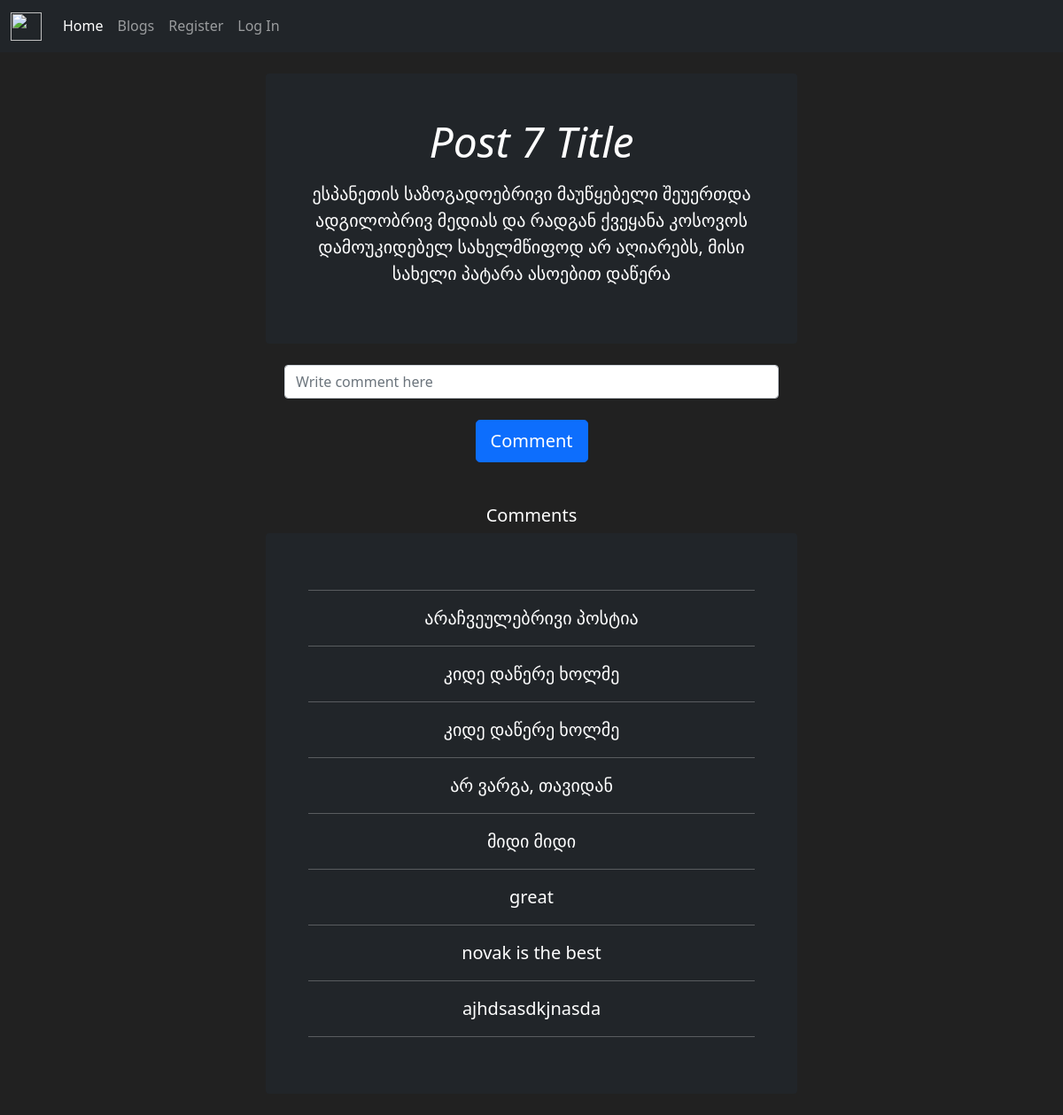
/blogs/7, run on the app's committed database.
### blog/models.py (models this page shows, shortened)
class Post(db.Model):
    id = db.Column(db.Integer(), primary_key=True)
    title = db.Column(db.String(length=100), nullable=False)
    post = db.Column(db.String(length=1000), nullable=False)
    rating = db.Column(db.Float(), nullable=False, default=0.0)
    date = db.Column(db.DateTime(), nullable=False, default=datetime.utcnow)
    owner = db.Column(db.Integer(), db.ForeignKey('user.id'))
    comments = db.relationship('Comment', backref='owned_post', lazy=True)

class Comment(db.Model):
    id = db.Column(db.Integer(), primary_key=True)
    comment = db.Column(db.String(length=1000), nullable=False)
    like = db.Column(db.Integer(), nullable=False, default=0)
    date = db.Column(db.DateTime(), nullable=False, default=datetime.utcnow)
    owner_user = db.Column(db.Integer(), db.ForeignKey('user.id'))
    owner_post = db.Column(db.Integer(), db.ForeignKey('post.id'))

### blog/routes.py (the view)
@app.route('/blogs/<int:id>', methods=['GET', 'POST'])
def individual_blog(id):
    form = CommentForm()
    blog = Post.query.filter_by(id=id).first()
    comments = Comment.query.filter_by(owner_post=id).all()
    if form.validate_on_submit():
        new_comment = Comment(comment=form.comment.data)
        db.session.add(new_comment)
        db.session.commit()
        new_comment.set_comment_owner(id)
        return redirect(f"/blogs/{id}")
    return render_template('individual_blog.html', blog=blog, comments=comments, form=form)

### blog/forms.py
class CommentForm(FlaskForm):
    comment = StringField(label='Write comment here', validators=[DataRequired()])
    submit = SubmitField(label='Comment')

### blog/templates/individual_blog.html (shortened to what this page needs)
{% extends "base.html" %}
{% block content %}
<br>
<div class="p-4 p-md-5 mb-4 text-white rounded bg-dark" id="blog-id">
    <div class="col-md-12 px-0">
      <h1 class="display-5 fst-italic">{{blog.title}}</h1>
      <p class="lead my-3">{{blog.post}}</p>
    </div>
</div>
<div class="container">
    <form method="post", class="form-login", style="color:white">
        {{ form.comment(class="form-control blog-comment", placeholder="Write comment here") }}
        <br>
        {{ form.submit(class="btn btn-lg btn-block btn-primary") }}
    </form>
</div>
<br><br>
<h5>Comments</h5>
<div class="p-4 p-md-5 mb-4 text-white rounded bg-dark" id="comment-id">
    <hr>
    {% for comm in comments %}
    <div class="col-md-12 px-0">
      <p class="lead my-3">{{comm.comment}}</p>
    </div>
    <hr>
    {% endfor %}
</div>
{% endblock %}

### blog/templates/individual_blog.html (style rules this page uses)
#blog-id { width: 50%; margin: auto; }
.blog-comment { width: 50%; margin: auto; }
#comment-id { width: 50%; margin: auto; }

### blog/templates/base.html (style rules this page uses)
body { background-color: #212121; color: white; text-align: center; }

### data on the page
Post: title "Post 7 Title", post "ესპანეთის საზოგადოებრივი მაუწყებელი შეუერთდა ადგილობრივ მედიას და რადგან ქვეყანა კოსოვოს დამოუკიდებელ სახელმწიფოდ არ აღიარებს, მისი სახელი პატარა ასოებით დაწერა"
Comment: comment "არაჩვეულებრივი პოსტია"
Comment: comment "კიდე დაწერე ხოლმე"
Comment: comment "კიდე დაწერე ხოლმე"
Comment: comment "არ ვარგა, თავიდან"
Comment: comment "მიდი მიდი"
Comment: comment "great"
Comment: comment "novak is the best"
Comment: comment "ajhdsasdkjnasda"
